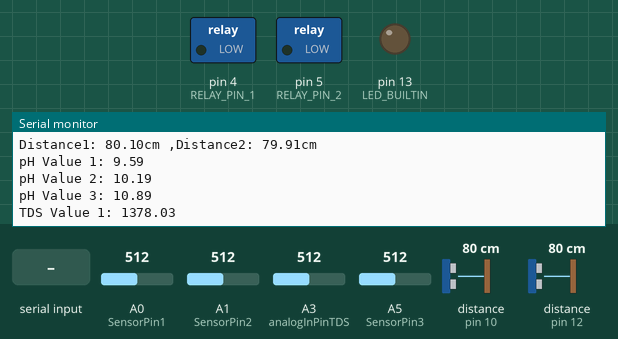
This program was run on a simulated Arduino Uno, built with avr-gcc and run on an emulated ATmega328P. Shown: switched loads named in the program (green lamp = pin HIGH), output pins drawn as LEDs (lit = HIGH), the last lines printed to the serial monitor. Wiring (inferred from the names in the program): 2 × ultrasonic range finder: trigger pin 9, echo pin 10 / trigger pin 11, echo pin 12. The inputs (shaded band) are chosen by the test bench; at power-on: A0 (SensorPin1) = 512, A1 (SensorPin2) = 512, A3 (analogInPinTDS) = 512, A5 (SensorPin3) = 512, distance to the obstacle (sensors on pin 10, pin 12) 80 cm. The echo pulse lasts 58.3 µs per cm; pins used as bus, display or sensor lines are not drawn.

Above: at 1.2 s.
1.3 s: "Wifi connected\n" received over the second serial link
At 3.54 s:
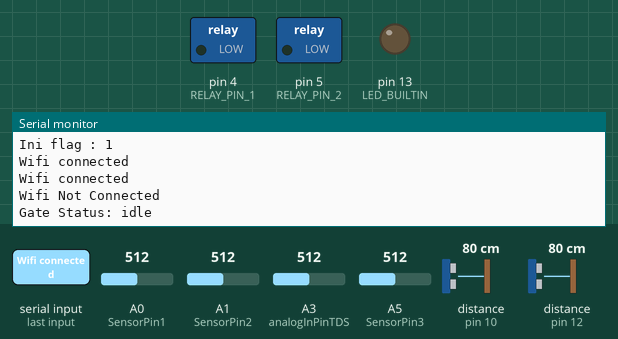
4.8 s: "buka\n" received over the second serial link
At 6.87 s:
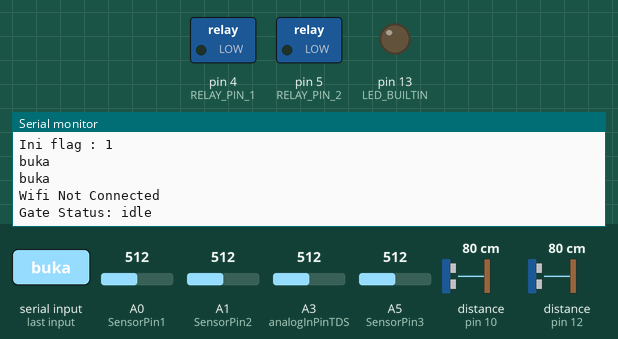
8.1 s: "tutup\n" received over the second serial link
At 10.19 s:
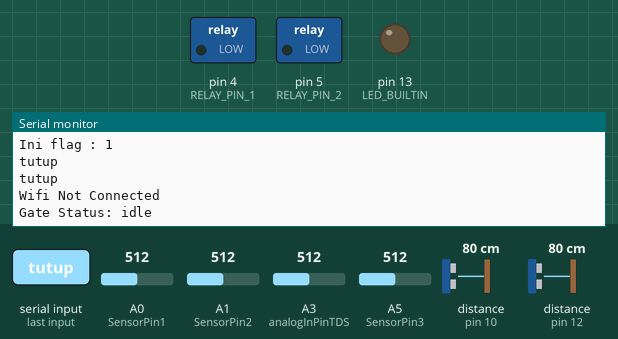
Timing chart, 0 to 11.7 s (numbered marks = the images above; inputs shaded):
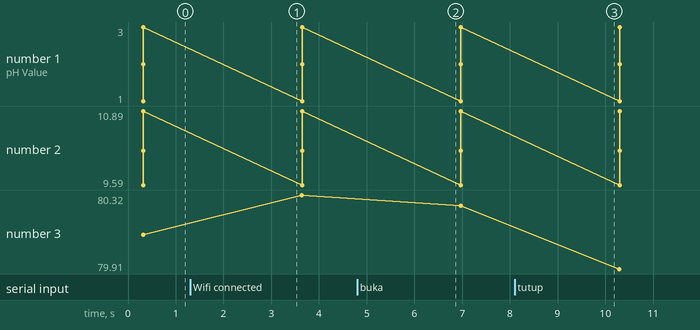

The program:

main.cpp
```cpp
#include <Arduino.h>
#include <SoftwareSerial.h>

// Define pins for sensor 1
#define TRIG_PIN_1 9
#define ECHO_PIN_1 10

// Define pins for sensor 2
#define TRIG_PIN_2 11
#define ECHO_PIN_2 12

// Define pins for relay channels
#define RELAY_PIN_1 4
#define RELAY_PIN_2 5

#define SensorPin1 A0 // pH meter Analog output to Arduino Analog Input 0
#define SensorPin2 A1 // pH meter Analog output to Arduino Analog Input 1
#define SensorPin3 A5 // pH meter Analog output to Arduino Analog Input 5

float calibration_value1 = 21.34 + 2.5; // Calibration value for Sensor 1
float calibration_value2 = 21.34 + 3.1; // Calibration value for Sensor 2
float calibration_value3 = 21.34 + 3.8; // Calibration value for Sensor 3

#define analogInPinTDS A3 // Analog input pin untuk tds

// variable
int sensorValue0; // adc value
float calibration_value0 = 1203.08;

SoftwareSerial mySerial(2, 3); // RX, TX , Software serial from ESP-01 to Arduino

int detikGerbang = 0;

bool bukaGerbang = false;
bool tutupGerbang = false;

String statusGerbang = "idle";

float tdsReading(int sensorPin, float calibration_value)
{
  int sensorValue = analogRead(sensorPin);
  float outputTds = (0.3417 * sensorValue) + calibration_value;
  return outputTds;
}

float processPHsensor(int pin, float calibration_value)
{
  int buf[10];
  int temp;
  unsigned long int avgValue;

  // Read and smooth the sensor data
  for (int i = 0; i < 10; i++)
  {
    buf[i] = analogRead(pin);
    delay(10);
  }

  // Sort the values
  for (int i = 0; i < 9; i++)
  {
    for (int j = i + 1; j < 10; j++)
    {
      if (buf[i] > buf[j])
      {
        temp = buf[i];
        buf[i] = buf[j];
        buf[j] = temp;
      }
    }
  }

  // Calculate the average of the middle 6 values
  avgValue = 0;
  for (int i = 2; i < 8; i++)
    avgValue += buf[i];

  // Convert the average value to pH
  float phValue = (float)avgValue * 5.0 / 1024 / 6;
  phValue = -5.70 * phValue + calibration_value;

  return phValue;
}

long measureDistance(int trigPin, int echoPin)
{
  // Clear the trigger
  digitalWrite(trigPin, LOW);
  delayMicroseconds(2);

  // Send a 10 microsecond pulse to the trigger
  digitalWrite(trigPin, HIGH);
  delayMicroseconds(10);
  digitalWrite(trigPin, LOW);

  // Read the pulse duration
  return pulseIn(echoPin, HIGH);
}

void setup()
{
  Serial.begin(115200);
  mySerial.begin(115200);

  // built in led
  pinMode(LED_BUILTIN, OUTPUT);
  digitalWrite(LED_BUILTIN, LOW);

  // initialize ph sensor
  pinMode(SensorPin1, INPUT);
  pinMode(SensorPin2, INPUT);
  pinMode(SensorPin3, INPUT);

  // Initialize sensor 1
  pinMode(TRIG_PIN_1, OUTPUT);
  pinMode(ECHO_PIN_1, INPUT);

  // Initialize sensor 2
  pinMode(TRIG_PIN_2, OUTPUT);
  pinMode(ECHO_PIN_2, INPUT);

  // Initialize relay pins
  pinMode(RELAY_PIN_1, OUTPUT);
  pinMode(RELAY_PIN_2, OUTPUT);

  // Ensure relays are off at the start
  digitalWrite(RELAY_PIN_1, LOW);
  digitalWrite(RELAY_PIN_2, LOW);

  // delay(1000);
}

void loop()
{
  String IncomingStr = "";
  bool flag = false;

  // Check if data is available from ESP-01
  while (mySerial.available())
  {
    IncomingStr = mySerial.readString();
    flag = true;
  }

  Serial.println("Ini flag : " + String(flag));

  if (flag)
  {
    String response = IncomingStr;
    // Serial.println(response); // Print to Serial monitor for debugging
    // mySerial.print("aran"); // Send response back to ESP-01
    // mySerial.print(i);
    // mySerial.print ("\n");
    int commaIndex1 = response.indexOf(',');
    String wifi = response.substring(0, commaIndex1);
    String gerbang = response.substring(commaIndex1 + 1);
    Serial.println(wifi);
    Serial.println(gerbang);

    if (wifi == "Wifi connected")
    {
      Serial.println("Wifi Connected");
      digitalWrite(LED_BUILTIN, HIGH);
    }
    else
    {
      Serial.println("Wifi Not Connected");
      digitalWrite(LED_BUILTIN, LOW);
    }

     // Assuming `gerbang` is the received command
    if (gerbang == "buka" && statusGerbang != "buka") {
        bukaGerbang = true;
    } else if (gerbang == "tutup" && statusGerbang != "tutup") {
        tutupGerbang = true;
    }

    // Handle the "buka" command
    if (bukaGerbang == true) {
        if (detikGerbang < 2) { // Open for 5 seconds
            detikGerbang++;
            digitalWrite(RELAY_PIN_1, HIGH); // Open the gate
            digitalWrite(RELAY_PIN_2, LOW);  // Ensure the other relay is off
        } else { // After 5 seconds
            bukaGerbang = false;
            statusGerbang = "buka"; // Update the status
            detikGerbang = 0;
            digitalWrite(RELAY_PIN_1, LOW); // Close the gate
            digitalWrite(RELAY_PIN_2, LOW); // Ensure both relays are off
        }
    }

    // Handle the "tutup" command
    if (tutupGerbang == true) {
        if (detikGerbang < 2) { // Close for 5 seconds
            detikGerbang++;
            digitalWrite(RELAY_PIN_1, LOW); // Ensure the other relay is off
            digitalWrite(RELAY_PIN_2, HIGH); // Close the gate
        } else { // After 5 seconds
            tutupGerbang = false;
            statusGerbang = "tutup"; // Update the status
            detikGerbang = 0;
            digitalWrite(RELAY_PIN_1, LOW); // Ensure both relays are off
            digitalWrite(RELAY_PIN_2, LOW); // Ensure both relays are off
        }
    }

    // Optionally, print the status
    Serial.println("Gate Status: " + statusGerbang);
  }

  // Measure distance for sensor 1
  long duration1 = measureDistance(TRIG_PIN_1, ECHO_PIN_1);
  float distance1 = (duration1 / 2.0) * 0.0344;

  // Measure distance for sensor 2
  long duration2 = measureDistance(TRIG_PIN_2, ECHO_PIN_2);
  float distance2 = (duration2 / 2.0) * 0.0344;

  float phValue1 = processPHsensor(SensorPin1, calibration_value1);
  float phValue2 = processPHsensor(SensorPin2, calibration_value2);
  float phValue3 = processPHsensor(SensorPin3, calibration_value3);
  // float phValue2 = processPHsensor(SensorPin2, calibration_value2);

  //
  float tdsValue1 = tdsReading(analogInPinTDS, calibration_value0);

  // Print the pH values to the serial monitor

  Serial.print("Distance1: ");
  Serial.print(distance1);
  Serial.print("cm ,Distance2: ");
  Serial.print(distance2);
  Serial.println("cm ");

  Serial.print("pH Value 1: ");
  Serial.println(phValue1);

  Serial.print("pH Value 2: ");
  Serial.println(phValue2);

  Serial.print("pH Value 3: ");
  Serial.println(phValue3);

  Serial.print("TDS Value 1: ");
  Serial.println(tdsValue1);

  // if (distance1 <= 30)
  // {
  //   digitalWrite(RELAY_PIN_1, HIGH);
  //   digitalWrite(RELAY_PIN_2, LOW);
  // }
  // else if (distance1 >= 60)
  // {
  //   digitalWrite(RELAY_PIN_2, HIGH);
  //   digitalWrite(RELAY_PIN_1, LOW);
  // }
  // else
  // {
  //   digitalWrite(RELAY_PIN_1, LOW);
  //   digitalWrite(RELAY_PIN_2, LOW);
  // }

  mySerial.print(statusGerbang);
  mySerial.print(",");
  mySerial.print(distance1);
  mySerial.print(",");
  mySerial.print(distance2);
  mySerial.print(",");
  mySerial.print(phValue1);
  mySerial.print(",");
  mySerial.print(phValue2);
  mySerial.print(",");
  mySerial.print(phValue3);
  mySerial.print(",");
  mySerial.print(tdsValue1);
  mySerial.print("\n");

  delay(2000);
}
```

Measured:
- after the input at 1.3 s, the serial monitor: prints a new line after 2.0 s (image 1)
- after the input at 4.8 s, the serial monitor: prints a new line after 1.9 s (image 2)
- after the input at 8.1 s, the serial monitor: prints a new line after 1.9 s (image 3)
- plotted number 3: 80.1 → 80.32 after the input at 1.3 s, 80.32 → 80.26 after the input at 4.8 s
